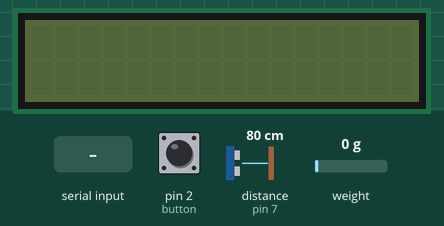
The sketch below on a simulated Arduino Uno, built with avr-gcc and run on an emulated ATmega328P. Parts: 16×2 character LCD. Inputs (shaded band) come from the test bench; at power-on: weight on the scale 0 g, pin 2 (button) HIGH, distance to the obstacle (sensor on pin 7) 80 cm. The echo pulse lasts 58.3 µs per cm; the audio player accepts every command and is not drawn; what the sketch prints to the serial monitor is not drawn.

Above: at 3.2 s.
3.3 s: "t90\n" received over Serial
4.8 s: "y90\n" received over Serial
At 6.0 s:
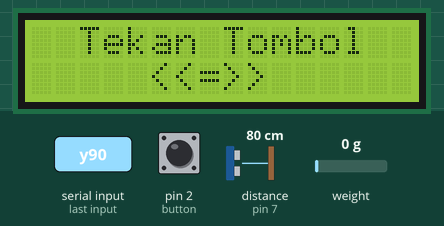
6.7 s: weight on the scale set to 1250 g
9.7 s: pin 2 (button) pulled LOW for 0.15 s
At 10.2 s:
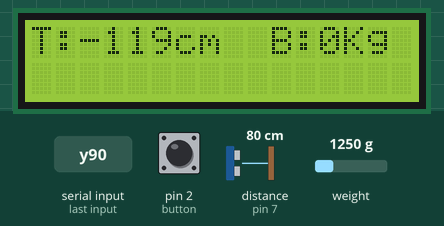
At 20.8 s:
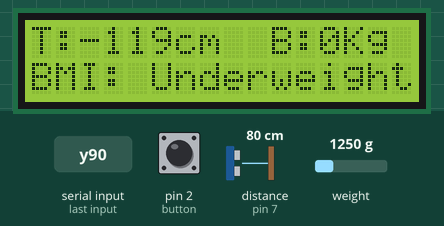
Timing chart, 0 to 22.3 s (numbered marks = the images above; inputs shaded):
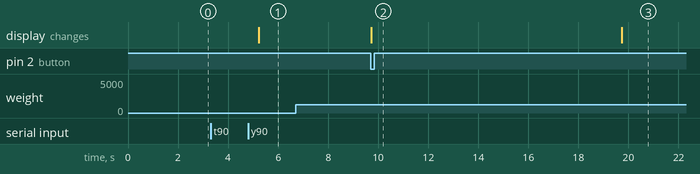

Measured:
- after the input at 3.3 s, every drawn part: stays the same
- after the input at 4.8 s, the display: changes after 0.43 s (image 1)
- after the input at 6.7 s, every drawn part: stays the same
- after the input at 9.7 s, the display: changes at once (image 2)

The sketch:

code.ino
```cpp
#include <SoftwareSerial.h>
#include <NewPing.h>
#include <HX711_ADC.h>
#include <EEPROM.h>
#include <Wire.h>
#include <LiquidCrystal_I2C.h>
#include <DFPlayer_Mini_Mp3.h>

LiquidCrystal_I2C lcd(0x27,16,2);
SoftwareSerial mySerial(10, 11);


#define button 2
#define TRIGGER_PIN  6  // Arduino pin tied to trigger pin on the ultrasonic sensor.
#define ECHO_PIN     7  // Arduino pin tied to echo pin on the ultrasonic sensor.
#define MAX_DISTANCE 200 // Maximum distance we want to ping for (in centimeters). Maximum sensor distance is rated at 400-500cm.

const int HX711_dout = 9; //mcu > HX711 dout pin
const int HX711_sck = 8; //mcu > HX711 sck pin


NewPing sonar(TRIGGER_PIN, ECHO_PIN, MAX_DISTANCE); // NewPing setup of pins and maximum distance.
HX711_ADC LoadCell(HX711_dout, HX711_sck);

long duration;
int tinggi;
int berat;
String result;
int T;
int B;
int bmi;
int x;
int p;
float i;

const int calVal_eepromAdress = 0;
unsigned long t = 0;

void setup()
{
  Serial.begin(9600);
  LoadCell.begin();
  boolean _tare = true;
  unsigned long stabilizingtime = 2000;
  LoadCell.start(stabilizingtime, _tare);

  if (LoadCell.getTareTimeoutFlag() || LoadCell.getSignalTimeoutFlag()) {
    Serial.println("Timeout, check MCU>HX711 wiring and pin designations");
    while (1);
  }
  else {
    LoadCell.setCalFactor(1.0);
    Serial.println("Startup is complete");
  }
  while (!LoadCell.update());
  calibrate();

  lcd.init();
  lcd.backlight();
  mySerial.begin (9600);
  mp3_set_serial (mySerial);
  mp3_set_volume (50);
  pinMode(button,INPUT_PULLUP);
}


void loop()
{
  static boolean newDataReady = 0;
  const int serialPrintInterval = 0;

  if (LoadCell.update()) newDataReady = true;

  if (newDataReady) {
    if (millis() > t + serialPrintInterval) {
      float i = LoadCell.getData();
      Serial.print("Load_cell output val: ");
      Serial.println(i);
      newDataReady = 0;
      t = millis();
    }
  }

  p=sonar.ping_cm();
  T=p-200;
  B=i/1000;
  x=T*0.01;
  bmi=B/(x*x);

  Serial.print("Tinggi: ");
  Serial.println(T);
  Serial.print("Berat : ");
  Serial.println(B);
  Serial.print("BMI : ");
  Serial.println(bmi);

  lcd.setCursor(2,0);
  lcd.print("Tekan Tombol");
  lcd.setCursor(5,1);
  lcd.print("<<=>>");

  if (digitalRead(button) == 0 )
  {
    lcd.clear();
    lcd.setCursor(0,0);
    lcd.print("T:");
    lcd.print(T);
    lcd.print("cm  ");
    lcd.print("B:");
    lcd.print(B);
    lcd.print("Kg");


    mp3_play(201);
    delay(2000);
    mp3_play(T);
    delay(3000);
    mp3_play(202);
    delay(2000);
    mp3_play(B);
    delay(3000);

    if (bmi < 18)
        {
          result = "BMI: Underweight";
          lcd.setCursor(0,1);
          lcd.print(result);
          mp3_play(207);
          delay(3500);
          mp3_play(203);
          delay(7000);
        }
     else if (bmi >=18 && bmi <=23)
        {
          result = "BMI: Normal";
          lcd.setCursor(0,1);
          lcd.print(result);
          mp3_play(207);
          delay(3500);
          mp3_play(204);
          delay(7000);
        }
     else if (bmi >23 && bmi <=28)
        {
         result = "BMI: Overweight";
         lcd.setCursor(0,1);
         lcd.print(result);
         mp3_play(207);
         delay(3500);
         mp3_play(205);
         delay(7000);
        }
     else if(bmi >28)
        {
         result = "BMI: Obesitas";
         lcd.setCursor(0,1);
         lcd.print(result);
         mp3_play(207);
         delay(3500);
         mp3_play(206);
         delay(7000);
        }

    lcd.clear();
  }
}
void calibrate() {
  Serial.println("***");
  Serial.println("Start calibration:");
  Serial.println("Place the load cell an a level stable surface.");
  Serial.println("Remove any load applied to the load cell.");
  Serial.println("Send 't' from serial monitor to set the tare offset.");

  boolean _resume = false;
  while (_resume == false) {
    LoadCell.update();
    if (Serial.available() > 0) {
      if (Serial.available() > 0) {
        char inByte = Serial.read();
        if (inByte == 't') LoadCell.tareNoDelay();
      }
    }
    if (LoadCell.getTareStatus() == true) {
      Serial.println("Tare complete");
      _resume = true;
    }
  }

  Serial.println("Now, place your known mass on the loadcell.");
  Serial.println("Then send the weight of this mass (i.e. 100.0) from serial monitor.");

  float known_mass = 0;
  _resume = false;
  while (_resume == false) {
    LoadCell.update();
    if (Serial.available() > 0) {
      known_mass = Serial.parseFloat();
      if (known_mass != 0) {
        Serial.print("Known mass is: ");
        Serial.println(known_mass);
        _resume = true;
      }
    }
  }

  LoadCell.refreshDataSet(); //refresh the dataset to be sure that the known mass is measured correct
  float newCalibrationValue = LoadCell.getNewCalibration(known_mass); //get the new calibration value

  Serial.print("New calibration value has been set to: ");
  Serial.print(newCalibrationValue);
  Serial.println(", use this as calibration value (calFactor) in your project sketch.");
  Serial.print("Save this value to EEPROM adress ");
  Serial.print(calVal_eepromAdress);
  Serial.println("? y/n");

  _resume = false;
  while (_resume == false) {
    if (Serial.available() > 0) {
      char inByte = Serial.read();
      if (inByte == 'y') {
        EEPROM.get(calVal_eepromAdress, newCalibrationValue);
        Serial.print("Value ");
        Serial.print(newCalibrationValue);
        Serial.print(" saved to EEPROM address: ");
        Serial.println(calVal_eepromAdress);
        _resume = true;

      }
      else if (inByte == 'n') {
        Serial.println("Value not saved to EEPROM");
        _resume = true;
      }
    }
  }

  Serial.println("End calibration");
  Serial.println("***");
}
```
